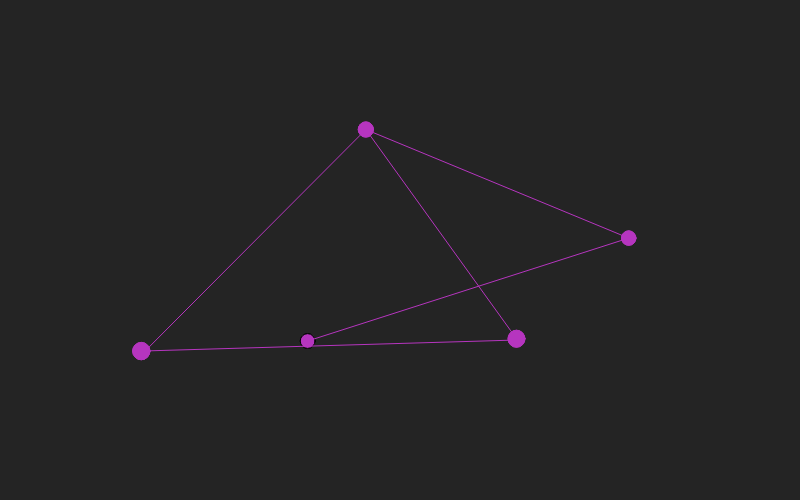
Frame 1 (no input)
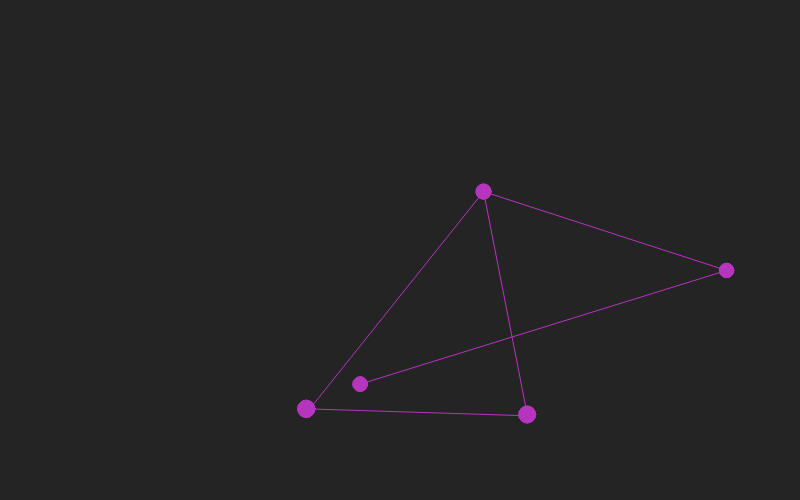
Frame 60 (no input)
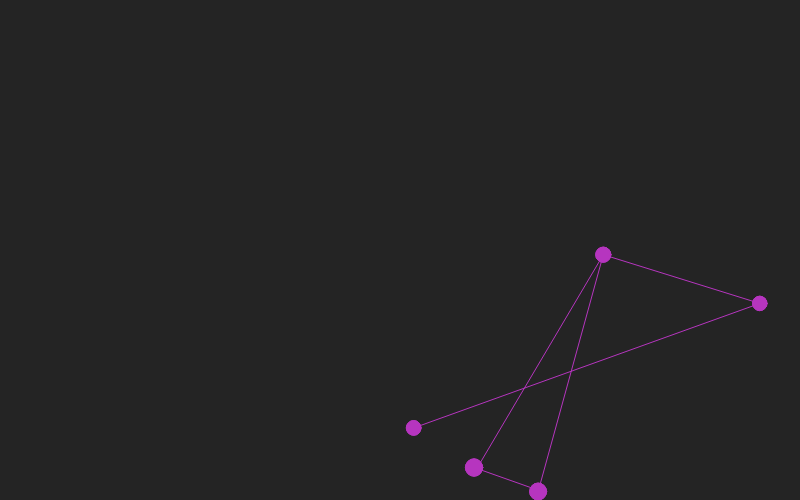
Frame 120 (the mouse pressed at the canvas centre since frame 60)

The p5.js sketch that drew these frames (run headless with seeded random() and noise() and a simulated clock; from frame 60 on, the mouse is pressed at the canvas centre):

// p5.js sketch
// ── sketch.js
let clusterSize = 5;
let clusterNumbers = 1;
let connections = 2;
let margin = 100;
let custers = [];
let canvasWidth = 800;
let canvasHeight = 500;
let smoothAnimation = true;
let maxSpeed = 3;
let minSpeed = 0;
let sizeMax = 20;
let sizeMin = 10;
let bgColor;

function table() {
  console.log(custers);
}

function createCluster() {
  for (var c = 0; c < clusterNumbers; c++) {
    let points = [];
    let clusterColor = color(random(0, 255), random(0, 255), random(0, 255));

    for (var i = 0; i < clusterSize; i++) {
      points.push(new Point(clusterColor));
    }

    console.log("points: ", points);

    for (var j = 0; j < clusterSize; j++) {
      let partIndex = [];
      while (partIndex.length < connections) {
        var pos = round(random(0, clusterSize - 1));
        if (pos == j) {
          continue;
        }

        if (!partIndex.includes(pos)) {
          partIndex.push(pos);
          console.log("con", points[pos], "pos: ", pos);
          points[j].partners.push(points[pos]);
        }
      }
      console.log(points[j]);
    }
    custers.push(points);
  }
}

function setup() {
  createCanvas(canvasWidth, canvasHeight);
  createCluster();

  bgColor = random(0, 255);
}

function draw() {
  background(bgColor);
  for (c = 0; c < clusterNumbers; c++) {
    for (i = 0; i < clusterSize; i++) {
      custers[c][i].move();
    }
  }
}

class Point {
  constructor(color) {
    this.x = random(margin, canvasWidth - margin);
    this.y = random(margin, canvasHeight - margin);

    this.xOrigen = this.x;
    this.yOrigen = this.y;

    this.xMove = random(minSpeed, maxSpeed);
    this.yMove = random(minSpeed, maxSpeed);

    this.xBound = this.xOrigen + random(100, 200);
    this.yBound = this.yOrigen + random(100, 200);

    this.size = random(sizeMin, sizeMax);

    this.partners = [];

    // random color
    this.color = color; //color(random(0, 255), random(0, 255), random(0, 255));
  }

  move() {
    this.draw();

    if (smoothAnimation) {
      this.x += this.xMove;
      if (this.x > (canvasWidth - this.size / 2) || this.x < (0 + this.size / 2)) {
        this.xMove *= -1;
      }

      this.y += this.yMove;
      if (this.y > (canvasHeight - this.size / 2) || this.y < (0 + this.size / 2)) {
        this.yMove *= -1;
      }
    } else {
      this.x += random(-this.xMove, this.xMove);
      this.y += random(-this.yMove, this.yMove);
    }


  }

  draw() {
    circle(this.x, this.y, this.size);

    fill(this.color);
    ellipse(this.x, this.y, this.size);

    for (var i = 0; i < this.partners.length - 1; i++) {
      stroke(this.color);
      line(this.partners[i].x, this.partners[i].y, this.x, this.y);
    }
  }
}
